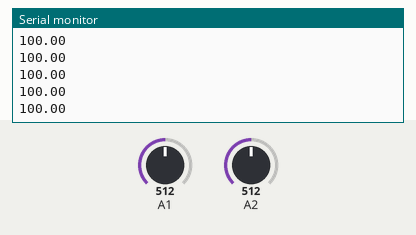
Simulated run of this sketch. Board: Arduino Uno, built with avr-gcc and run on an emulated ATmega328P. Parts: the last lines printed to the serial monitor. The inputs (shaded band) are chosen by the test bench; at power-on: A2 = 512, A1 = 512.

Above: at 1.2 s.
1.3 s: A2 set to 716
At 2.3 s:
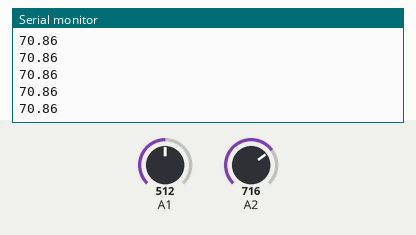
2.8 s: A1 set to 716
At 3.5 s:
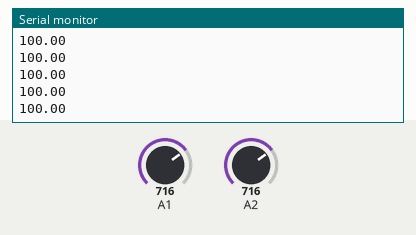
4.3 s: A2 set to 900
At 5.4 s:
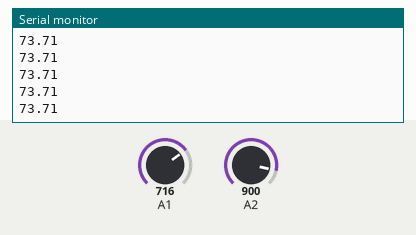
5.8 s: A1 set to 900
At 6.9 s:
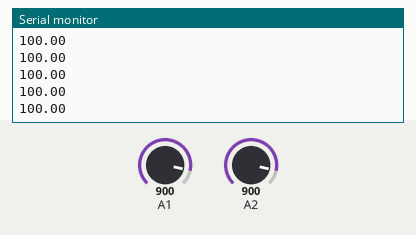
Timing chart, 0 to 8.3 s (numbered marks = the images above; inputs shaded):
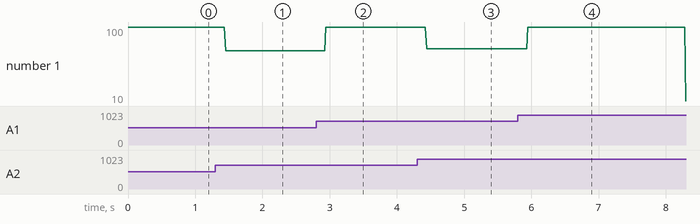

Measured:
- after the input at 1.3 s, the serial monitor: prints a new line after 0.15 s (image 1)
- after the input at 4.3 s, the serial monitor: prints a new line after 0.14 s (image 3)
- plotted number 1: 100 → 70.86 after the input at 1.3 s, 100 → 73.71 after the input at 4.3 s, 73.71 → 10 after the input at 5.8 s

The sketch:

leitura_wheatstone.ino
```cpp
void setup()
{
  Serial.begin(4800);

  pinMode(A1, INPUT);
  pinMode(A2, INPUT);
}

void loop()
{
  int neg = analogRead(A1);
  int pos = analogRead(A2);
  float lum = (100-((pos-neg)/7.0));
  //Serial.print("Luminosidade: ");
  Serial.println(constrain(lum, 0, 100));
  //Serial.println("%");
}
```
